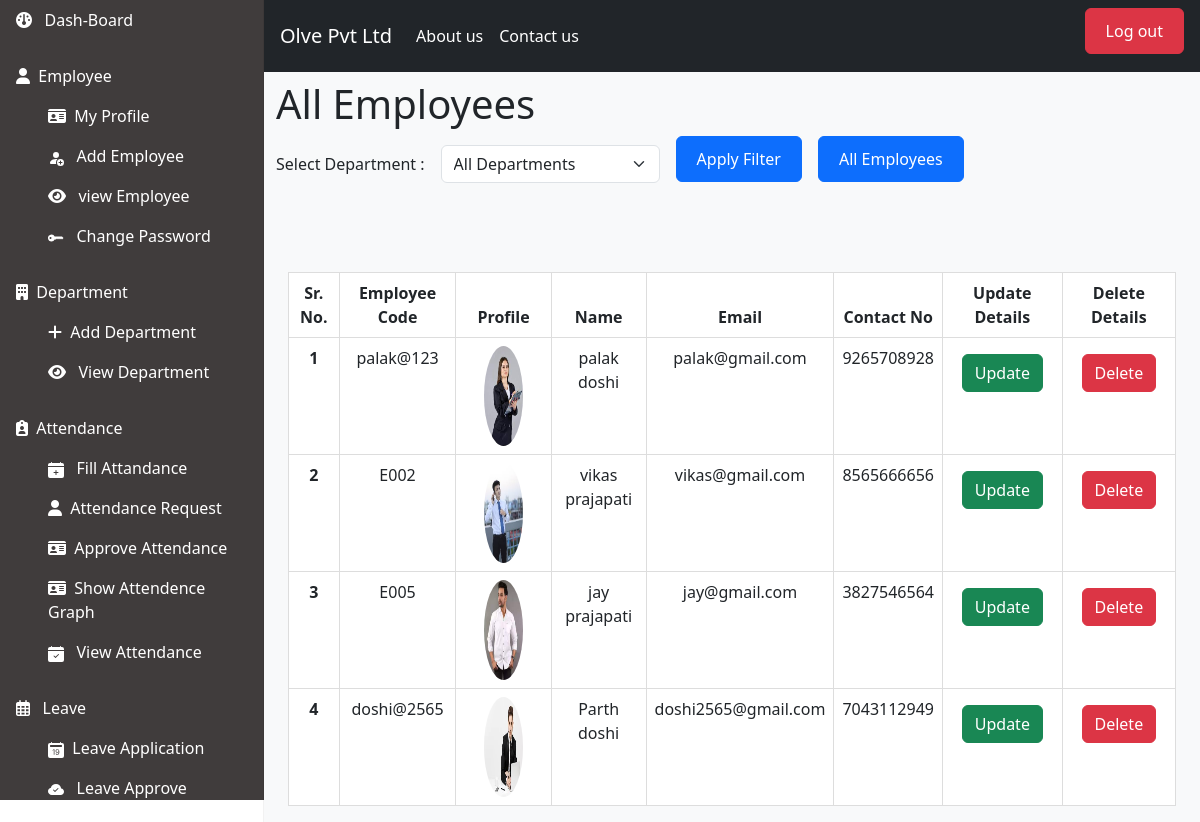
/view_all_employee/ (signed in), run on an earlier commit of the app's database.
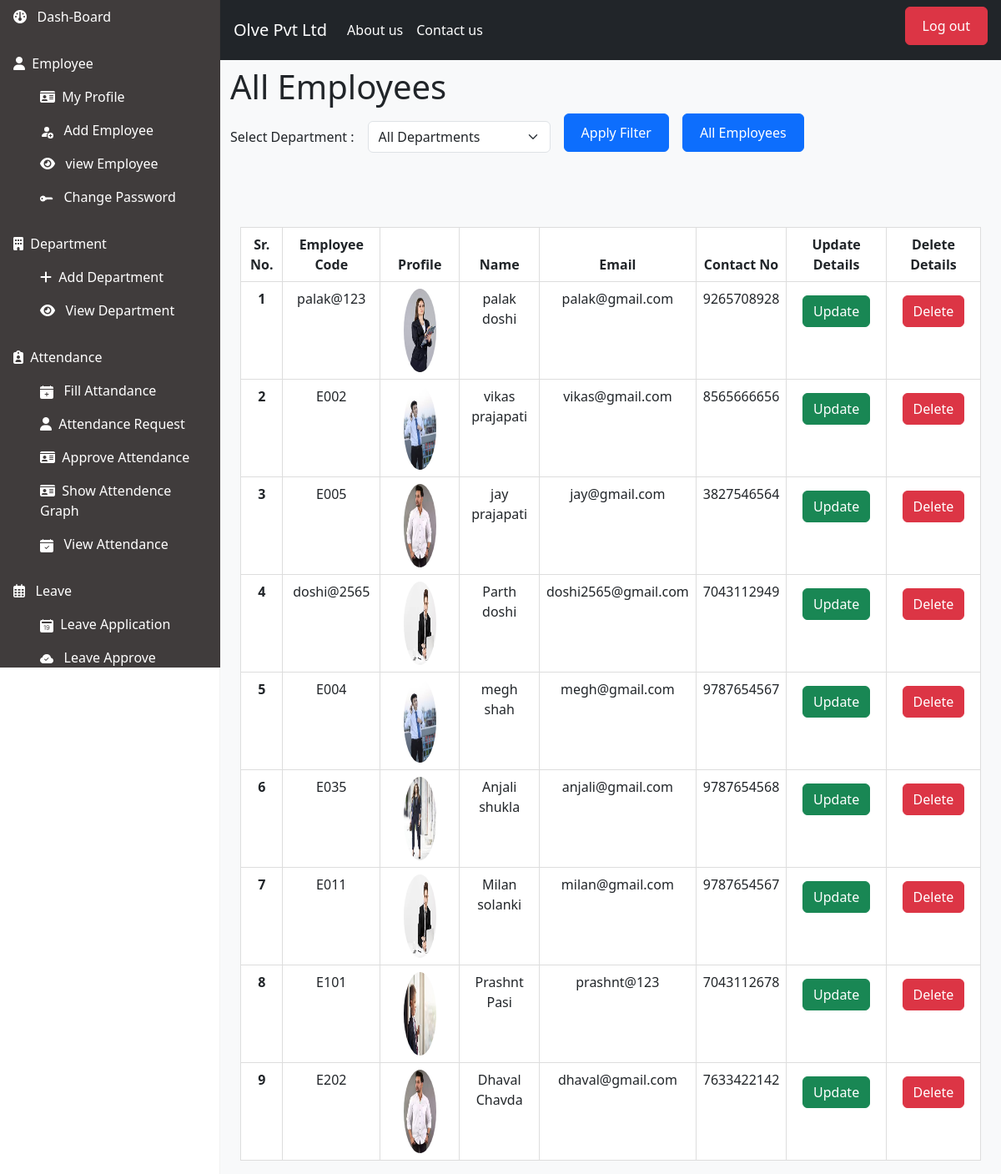
And on a later commit of the database.
### hr/models.py (models this page shows, shortened)
class Employee(models.Model):
    user = models.ForeignKey(User,on_delete=models.CASCADE)
    id = models.BigAutoField(primary_key=True)
    emp_code = models.CharField(unique=True, max_length=20) #emp id for login
    profile = models.ImageField(upload_to="images",blank=True,null=True)
    email = models.EmailField()
    mobile_number = models.CharField(max_length=13,null=True,blank=True)
    date_of_birth = models.DateField()
    employee_address = models.TextField(max_length=1000)
    city_id = models.ForeignKey(City, null=True, blank=True, on_delete=models.CASCADE)
    state_id = models.ForeignKey(State, null=True, blank=True, on_delete=models.CASCADE)
    aadhar_number = models.CharField(max_length=12, null=True, blank=True,unique=True)
    pan_number = models.CharField(max_length=10, null=True, blank=True,unique=True)
    dep_id = models.ForeignKey(Department, null=True, blank=True, on_delete=models.CASCADE)
    designation_id = models.ForeignKey(Designation, null=True, blank=True, on_delete=models.CASCADE)
    date_of_joining = models.DateField()
    is_hr = models.BooleanField(default=False)
    is_employee = models.BooleanField(default=False)

### hr/views.py (the view, shortened to what this page needs)
# urls.py: path('view_all_employee/',view_all_employee,name='view_all_employee'),
def view_all_employee(request):
    print(request.method)
    user = User.objects.filter(username=request.session.get('username'))
    emp_id = Employee.objects.filter(user=user[0]).first()
    all_deps = Department.objects.all()
    context = {
        'departments': all_deps,
        'employees': Employee.objects.all(),
        'is_hr': emp_id.is_hr
     }
    return render(request,'view_all_employee.html',context)

### hr/models.py (called while the page is built)
    def __str__(self):
        return self.department_name

### hr/templates/view_all_employee.html (shortened to what this page needs)
{% extends "index.html" %}
{% load static %}
{% block mycontent %}
 <div class="container mt-2">
    <h1>All Employees</h1>
    <form method="post" id="add-dep-form" action="{% url 'view_all_employee' %}" class="row g-3 align-items-center">
        <div class="col-auto">
            <label for="dep_filter">Select Department :</label>
        </div>
        <div class="col-auto">
            <select id="dep_filter" name="dep_filter" class="form-select">
                <option value="">All Departments</option>
            </select>
        </div>
        <div class="col-auto">
            <button type="submit" class="btn btn-primary">Apply Filter</button>
        </div>
        <div class="col-auto">
            <button class="btn btn-primary">
                <a style="text-decoration: none; color: white;" href="{% if start_date and end_date %}{% url 'download_attendance_csv' start_date=start_date end_date=end_date %}{% endif %}">All Employees</a>
            </button>
        </form>
        </div>
    <br/>
    <div class="container">
    <table class="table">
        <thead>
            <tr>
                <th scope="col">Sr. No.</th>
                <th scope="col">Employee Code</th>
                <th scope="col">Profile</th>
                <th scope="col">Name</th>
                <th scope="col">Email</th>
                <th scope="col">Contact No</th>
                <th scope="col">Update Details</th>
                <th scope="col">Delete Details</th>
            </tr>
        </thead>
        <tbody>
            {% for emp in employees%}
            <tr>
                <th scope="row">{{ forloop.counter }}</th>
                <td>{{emp.emp_code}}</td>
                <div class="round-image-container">
                <td><img src="/media/{{ emp.profile }}" style="height : 100px" "width : 60px" class="round-image"></td>
                </div>
                <td>{{emp.user.first_name|add:" "|add:emp.user.last_name }}</td>
                <td>{{emp.email}}</td>
                <td>{{emp.mobile_number}}</td>
                <td>
                <a href="{% url 'update_employee' emp.id %}" class="btn btn-success m-2"> Update</a>
                </td>
                <td>
                <a href="{% url 'deactivate_employee' emp.id %}" class="btn btn-danger m-2"> Delete</a>
                </td>
            </tr>
            {% endfor %}
        </tbody>
    </table>
</div>
{% endblock %}

### hr/templates/index.html (shortened to what this page needs)
<!doctype html>
<html lang="en">
{% load static %}
<head>
  <link href="https://cdn.jsdelivr.net/npm/bootstrap@5.3.0/dist/css/bootstrap.min.css" rel="stylesheet"
>
  <link rel="stylesheet" href="{% static 'css/style.css' %}">
</head>
<body>
  <main class="main-container">
    <aside class="side-bar">
      <nav class="nav d-flex flex-column">
        <ul class="Employee ul-main">
          <li>
            <a class="nav-link active" href="{% url 'index' %}">
              <i class="fa-solid fa-gauge"></i> &nbsp; Dash-Board
            </a>
          </li>
        </ul>
        <ul class="Employee ul-main">
          <li>
            <a class="nav-link active" href="{% url 'my_profile'%}">
              <i class="fa-solid fa-user"></i>&nbsp; Employee
            </a>
          </li>
          <ul>
            <li>
              <a class="nav-link" href="{% url 'my_profile' %}">
                <i class="fa-solid fa-id-card"></i>&nbsp; My Profile
              </a>
            </li>
            {% if is_hr %}
            <li>
              <a class="nav-link" href="{% url 'add_employee'%}">
                 &nbsp; Add Employee
              </a>
            </li>
            <li>
              <a class="nav-link" href="{% url 'view_all_employee' %}">
                <i class="fa-solid fa-eye"></i> &nbsp; view Employee
              </a>
            </li>
            {% endif %}
             <li>
                <a class="nav-link active" href="{% url 'change_password' %}">
                  <svg xmlns="http://www.w3.org/2000/svg" width="16" height="16" fill="currentColor" class="bi bi-key-fill" viewBox="0 0 16 16">
                    <path d="M3.5 11.5a3.5 3.5 0 1 1 3.163-5H14L15.5 8 14 9.5l-1-1-1 1-1-1-1 1-1-1-1 1H6.663a3.5 3.5 0 0 1-3.163 2zM2.5 9a1 1 0 1 0 0-2 1 1 0 0 0 0 2z"/>
                  </svg>
                   &nbsp; Change Password
                </a>
              </li>
          </ul>
        </ul>
        {% if is_hr %}
        <ul class="Department ul-main">
          <li>
            <a class="nav-link active" href="">
              <i class="fa-solid fa-building"></i>&nbsp; Department
            </a>
          </li>
          <ul>
            <li>
              <a class="nav-link" href="{% url 'add_department' %}">
                <i class="fa-solid fa-plus"></i>&nbsp; Add Department
              </a>
            </li>
            <li>
              <a class="nav-link" href="{% url 'view_department' %}">
                <i class="fa-solid fa-eye"></i> &nbsp; View Department
              </a>
            </li>
          </ul>
        </ul>
        {% endif %}
        <ul class="Attendance ul-main">
          <li>
            <a class="nav-link active" href="#">
              <i class="fa-solid fa-clipboard-user"></i>&nbsp; Attendance
            </a>
          </li>
          <ul>
            <li>
              <a class="nav-link" href="{% url 'fill_attendance' %}">
                 &nbsp;
                Fill Attandance
              </a>
            </li>
            <li>
              <a class="nav-link active" href="{% url 'attendence_request'%}">
                <i class="fa-solid fa-user"></i>&nbsp; Attendance Request
              </a>
            </li>
            {% if is_hr %}
            <li>
              <a class="nav-link" href="{% url 'view_attendence_requests' %}">
                <i class="fa-solid fa-id-card"></i>&nbsp; Approve Attendance
                </a>
            </li>
            {% endif %}
             <li>
              <a class="nav-link" href="{% url 'show_attendence_graph' %}">
                <i class="fa-solid fa-id-card"></i>&nbsp; Show Attendence Graph
                </a>
            </li>
           <li>
            <a class="nav-link" href="{% url 'view_attendences' %}">
                  &nbsp; View Attendance
            </a>
            </li>
          </ul>
        </ul>
        <ul class="Leave ul-main">
          <li>
            <a class="nav-link active" href="#">
              <i class="fa-regular fa-calendar-days"></i> &nbsp; Leave
            </a>
          </li>
          <ul>
            <li>
              <a class="nav-link" href="{% url 'leave_application'  %}">
                &nbsp;
                Leave Application
              </a>
            </li>
            {% if is_hr %}
            <li>
              <a class="nav-link" href="{% url 'view_all_leaves' %}">
                 &nbsp;
                Leave Approve
              </a>
            </li>
            {% endif %}
        </ul>
      </nav>
    </aside>
    <section class="section-page container-fluid bg-body-tertiary px-0">
      <nav class="navbar navbar-expand-lg navbar-dark bg-dark py-0 px-3">
        <a class="navbar-brand" href="#">Olve Pvt Ltd</a>
        <div class="collapse navbar-collapse">
          <ul class="navbar-nav me-auto mb-2 mb-lg-0">
            <li class="nav-item">
              <a class="nav-link" href="{% url 'about_us' %}">About us</a>
            </li>
            <li class="nav-item">
              <a class="nav-link" href="{% url 'contact_us' %}">Contact us</a>
            </li>
          </ul>
        </div>
        <div class="navbar-text">
          <button class="btn btn-danger"> <a class="nav-link" href="{% url 'logout'%}">Log out</a></button>
        </div>
      </nav>
      {% block mycontent %}{% endblock %}
    </section>
  </main>
</body>
</html>

### hr/static/css/style.css (style rules this page uses)
* { margin: 0; padding: 0; box-sizing: border-box; }
.main-container { display: grid; grid-template-columns: 22% 78%; }
.side-bar { background-color: rgb(64, 60, 60); height: 100vh; overflow-y: auto; left: 0; top: 0; }
.ul-main { list-style: none; padding: 0px; }
li, .nav-link { list-style: none; color: white; }
section { box-shadow: 0 0 1px rgba(0, 0, 0, 0.3); }
input, button,textarea { width: 100%; padding-left: 20px; margin-bottom: 10px; border-radius: 5px; border: 1px solid #ccc; padding: 10px 20px !important; }

### hr/templates/view_all_employee.html (style rules this page uses)
.round-image-container { display: inline-block; width: 50px; height: 50px; overflow: hidden; border-radius: 50%; }
.round-image { width: 50%; height: 50%; border-radius: 50%; }
table { border-collapse: collapse; width: 100%; }
th, td { border: 1px solid #ddd; padding: 8px; text-align: center; }
th { background-color: #f2f2f2; }
tr:nth-child(even) { background-color: #f2f2f2; }

What changed in the data, as far as the page shows it:
added Employee: emp_code "E004", profile (picture), user.first_name|add "megh shah", email "megh@gmail.com", mobile_number "9787654567"
added Employee: emp_code "E035", profile (picture), user.first_name|add "Anjali shukla", email "anjali@gmail.com", mobile_number "9787654568"
added Employee: emp_code "E011", profile (picture), user.first_name|add "Milan solanki", email "milan@gmail.com", mobile_number "9787654567"
added Employee: emp_code "E101", profile (picture), user.first_name|add "Prashnt Pasi", email "prashnt@123", mobile_number "7043112678"
added Employee: emp_code "E202", profile (picture), user.first_name|add "Dhaval Chavda", email "dhaval@gmail.com", mobile_number "7633422142"
